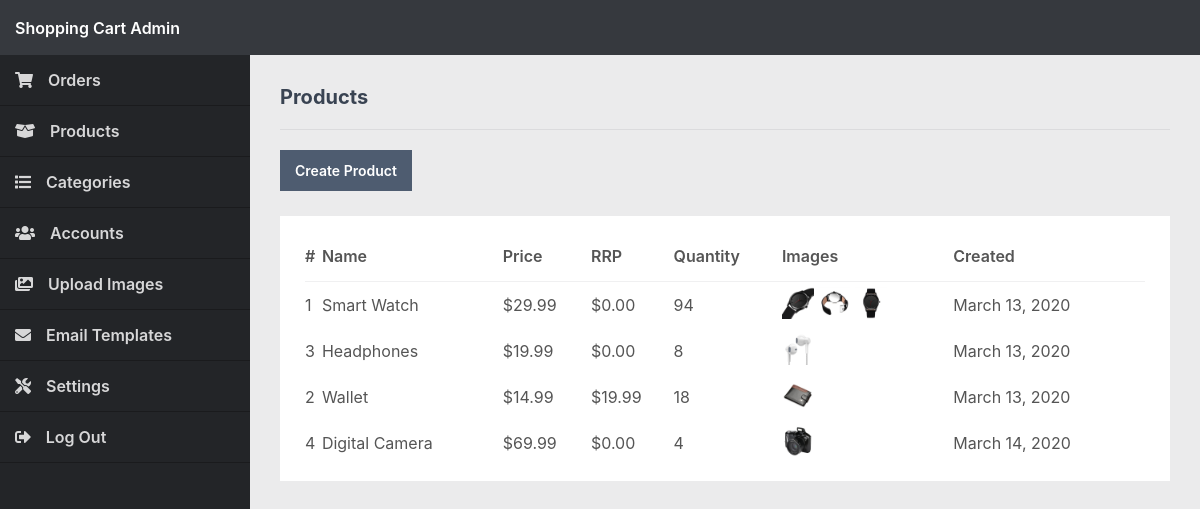
Screenshot of /admin/index.php?page=products (signed in) with the database file from the repository.
### tables this page shows
CREATE TABLE IF NOT EXISTS `products` (
`id` int(11) NOT NULL,
  `name` varchar(200) NOT NULL,
  `desc` text NOT NULL,
  `price` decimal(7,2) NOT NULL,
  `rrp` decimal(7,2) NOT NULL DEFAULT '0.00',
  `quantity` int(11) NOT NULL,
  `img` text NOT NULL,
  `date_added` datetime NOT NULL DEFAULT CURRENT_TIMESTAMP
);

### admin/index.php (called while the page is built, shortened)
<?php
include '../functions.php';
$page = isset($_GET['page']) && file_exists($_GET['page'] . '.php') ? $_GET['page'] : 'orders';
include $page . '.php';
?>

### admin/products.php (the view, shortened to what this page needs)
<?php
$stmt = $pdo->prepare('SELECT p.*, GROUP_CONCAT(pi.img) AS imgs FROM products p LEFT JOIN products_images pi ON p.id = pi.product_id GROUP BY p.id ORDER BY p.date_added ASC');
$stmt->execute();
$products = $stmt->fetchAll(PDO::FETCH_ASSOC);
?>
<?=template_admin_header('Products')?>
<h2>Products</h2>
<div class="links">
    <a href="index.php?page=product">Create Product</a>
</div>
<div class="content-block">
    <div class="table">
        <table>
            <thead>
                <tr>
                    <td class="responsive-hidden">#</td>
                    <td>Name</td>
                    <td>Price</td>
                    <td class="responsive-hidden">RRP</td>
                    <td>Quantity</td>
                    <td class="responsive-hidden">Images</td>
                    <td class="responsive-hidden">Created</td>
                </tr>
            </thead>
            <tbody>
                <?php if (empty($products)): ?>
                <tr>
                    <td colspan="8" style="text-align:center;">There are no products</td>
                </tr>
                <?php else: ?>
                <?php foreach ($products as $product): ?>
                <tr class="details" onclick="location.href='index.php?page=product&id=<?=$product['id']?>'">
                    <td class="responsive-hidden"><?=$product['id']?></td>
                    <td><?=$product['name']?></td>
                    <td><?=currency_code?><?=number_format($product['price'], 2)?></td>
                    <td class="responsive-hidden"><?=currency_code?><?=number_format($product['rrp'], 2)?></td>
                    <td><?=$product['quantity']?></td>
                    <td class="responsive-hidden">
                        <?PHP foreach (explode(',',$product['imgs']) as $img): ?>
                        <img src="../imgs/<?=$img?>" width="32" height="32" alt="<?=$img?>">
                        <?php endforeach; ?>
                    </td>
                    <td class="responsive-hidden"><?=date('F j, Y', strtotime($product['date_added']))?></td>
                </tr>
                <?php endforeach; ?>
                <?php endif; ?>
            </tbody>
        </table>
    </div>
</div>
<?=template_admin_footer()?>

### admin/admin.css (style rules this page uses)
* { box-sizing: border-box; font-family: -apple-system, BlinkMacSystemFont, "segoe ui", roboto, oxygen, ubuntu, cantarell, "fira sans", "droid sans", "helvetica neue", Arial, sans-serif; font-size: 16px; -webkit-font-smoothing: antialiased; -moz-osx-font-smoothing: grayscale; }
html { height: 100%; }
body { position: relative; min-height: 100%; color: #555555; background-color: #ebebec; margin: 0; }
h1, h2, h3, h4, h5 { color: #394352; margin: 0; padding: 0; }
main h2 { font-size: 20px; padding-bottom: 20px; border-bottom: 1px solid #dbdbdd; }
main .content-block { background-color: #fff; margin-top: 25px; padding: 15px; }
main .table { padding: 0 10px; }
main .table table { width: 100%; border-collapse: collapse; }
main .table table thead td { font-weight: 600; padding: 15px 0; }
main .table table thead tr { border-bottom: 1px solid #f0f0f1; }
main .table table tbody td { padding: 5px 0; }
main .table table .details { cursor: pointer; }
main .links { display: flex; flex-flow: wrap; padding-top: 20px; }
main .links a { display: inline-flex; text-decoration: none; background: #4e5c70; color: #FFFFFF; padding: 12px 15px; margin-right: 10px; font-size: 14px; font-weight: 600; }

### rows the page displays
products: id "1", name "Smart Watch", price "29.99", rrp "0.00", quantity "94", date_added "March 13, 2020"
products: id "3", name "Headphones", price "19.99", rrp "0.00", quantity "8", shows a picture, date_added "March 13, 2020"
products: id "2", name "Wallet", price "14.99", rrp "19.99", quantity "18", shows a picture, date_added "March 13, 2020"
products: id "4", name "Digital Camera", price "69.99", rrp "0.00", quantity "4", shows a picture, date_added "March 14, 2020"
